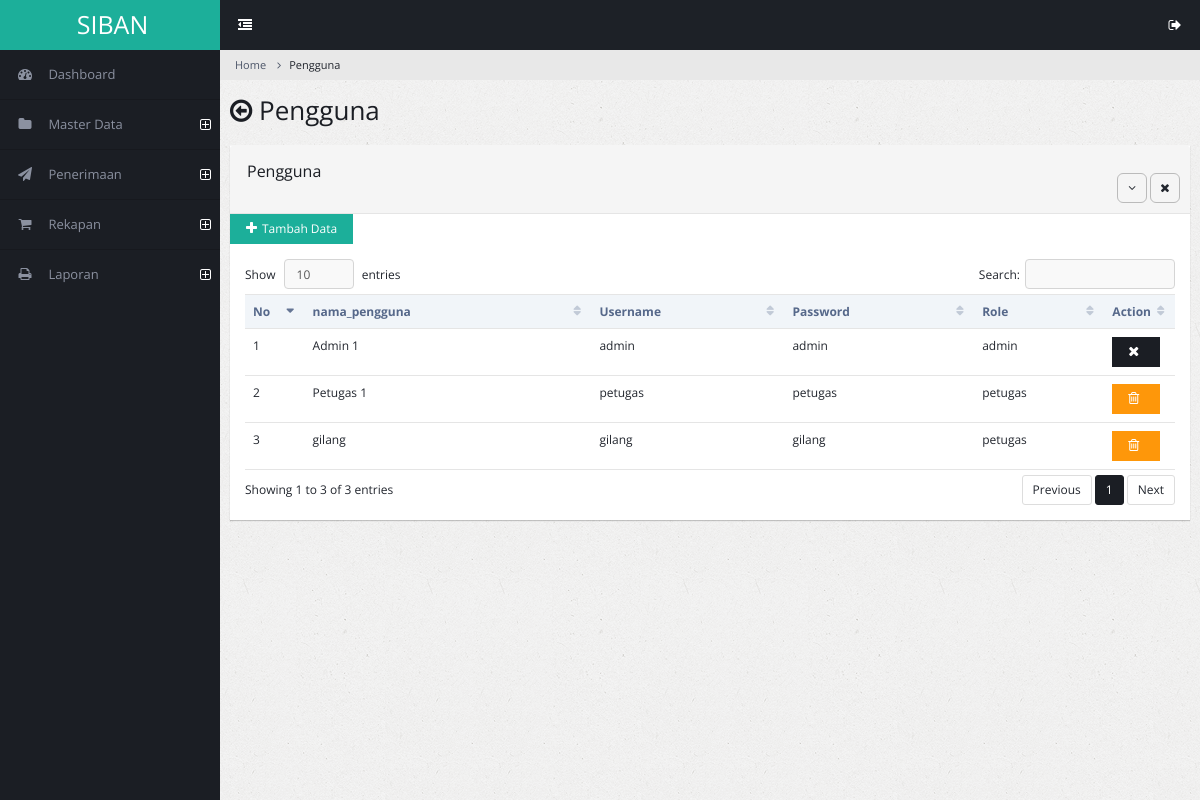
The app's page /admin/pengguna.php (signed in) with its own data.
### tables this page shows
CREATE TABLE `pengguna` (
  `id_pengguna` int(11) NOT NULL,
  `nama_pengguna` varchar(100) DEFAULT NULL,
  `username` varchar(100) DEFAULT NULL,
  `password` varchar(100) DEFAULT NULL,
  `role` enum('admin','petugas') DEFAULT NULL
);

### admin/pengguna.php (the view, shortened to what this page needs)
<?php
include "koneksi.php";
?>
<!DOCTYPE html>
<html lang="en">
<head>
        <link rel="stylesheet" type="text/css" id="theme" href="css/theme-default.css"/>
    </head>
    <body>
        <div class="page-container">
            <div class="page-sidebar">
                <?php include 'menu.php'; ?>
            </div>
            <div class="page-content">
                <ul class="x-navigation x-navigation-horizontal x-navigation-panel">
                    <li class="xn-icon-button">
                        <a href="#" class="x-navigation-minimize"><span class="fa fa-dedent"></span></a>
                    </li>
                    <li class="xn-icon-button pull-right">
                        <a href="#" class="mb-control" data-box="#mb-signout"><span class="fa fa-sign-out"></span></a>
                    </li>
                </ul>
                <ul class="breadcrumb">
                    <li><a href="#">Home</a></li>
                    <li class="active">Pengguna</a></li>
                </ul>
                <div class="page-title">
                    <h2><span class="fa fa-arrow-circle-o-left"></span> Pengguna</h2>
                </div>
                <div class="page-content-wrap">
                    <div class="row">
                        <div class="col-md-12">
                            <div class="panel panel-default">
                                <div class="panel-heading">
                                    <h3 class="panel-title">Pengguna</h3><br>
                                    <ul class="panel-controls">
                                        <li><a href="#" class="panel-collapse"><span class="fa fa-angle-down"></span></a></li>
                                        <li><a href="#" class="panel-remove"><span class="fa fa-times"></span></a></li>
                                    </ul>
                                </div>
                                <a href="pengguna-add"><button class="btn btn-info"><i class="fa fa-plus"></i>Tambah Data</button> </a>
                                <div class="panel-body">
                                    <table class="table datatable">
                                        <thead>
                                            <tr>
                                                <th width="70">No</th>
                                                <th>nama_pengguna</th>
                                                <th>Username</th>
                                                <th>Password</th>
                                                <th>Role</th>
                                                <th width="70">Action</th>
                                            </tr>
                                        </thead>
<?php
                        $querymatakuliah = mysqli_query ($konek, "SELECT * FROM pengguna");
                        $no = 0;
                        while($matakuliah = mysqli_fetch_array($querymatakuliah)){
                            $no++;
                            echo "
                                <tr>
                                    <td>$no</td>
                                    <td>$matakuliah[nama_pengguna]</td>
                                    <td>$matakuliah[username]</td>
                                    <td>$matakuliah[password]</td>
                                    <td>$matakuliah[role]</td>
                                    <td>";
                                if($matakuliah["id_pengguna"]==$_SESSION["id_pengguna"]){
                                    echo "
                                        <a href='#' class='btn btn-primary'><span class='fa fa-times'></span></a> ";
                                }else{
                                    ?>
                                        <a href='pengguna-delete.php?id_pengguna=<?php echo "$matakuliah[id_pengguna]"; ?>'>
                                        <button class='btn btn-warning'><i class='fa fa-trash-o'></i></button></a>
                                        </td>
                                </tr>
            <?php
                                }
                            }
                    ?>
                                    </table>
                                </div>
                            </div>
                        </div>
                    </div>
                </div>
            </div>
        </div>
    </body>
</html>

### records on screen
pengguna: nama_pengguna "Admin 1", username "admin", password "admin", role "admin"
pengguna: nama_pengguna "Petugas 1", username "petugas", password "petugas", role "petugas"
pengguna: nama_pengguna "gilang", username "gilang", password "gilang", role "petugas"
